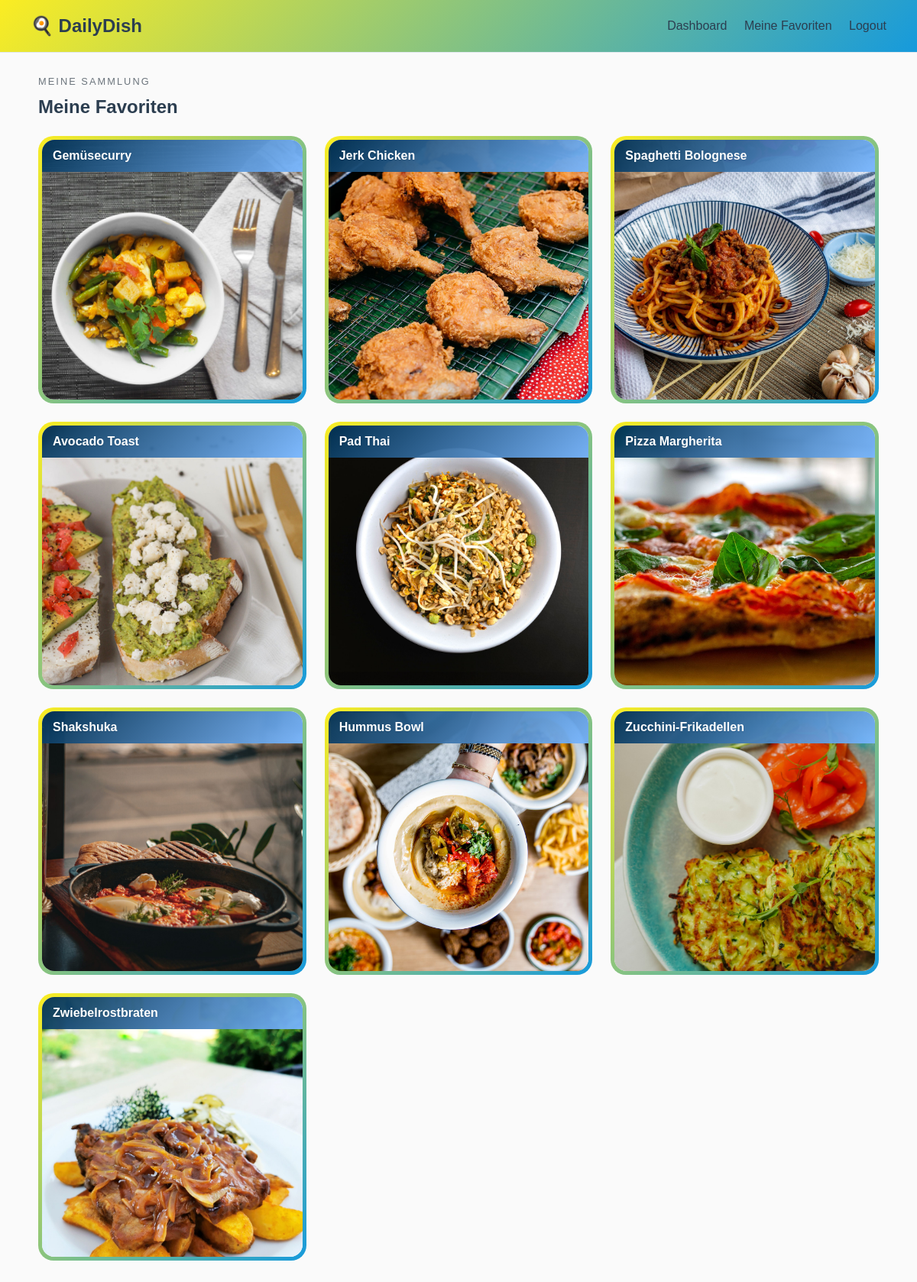
The app's page /favourites (signed in) with its own data.
### models/recipe.py (models this page shows)
class Recipe(Base):
    __tablename__ = "recipes"
    id = Column(Integer, primary_key=True, index=True)
    title = Column(String, nullable=False)
    description = Column(String)
    ingredients = Column(String, nullable=False)
    instructions = Column(String)
    tags = relationship("Tag", secondary="recipe_tags", back_populates="recipes")

### main.py (the view)
@app.get("/favourites")
def favourites_page(request: Request, db: Session = Depends(get_db)):
    user_id = request.cookies.get("user_id")
    if not user_id:
        return RedirectResponse(url="/login", status_code=303)
    try:
        user_id_value = int(user_id)
    except ValueError:
        return RedirectResponse(url="/login", status_code=303)
    user = (
        db.query(User)
        .options(
            selectinload(User.favourite_recipes).selectinload(Recipe.tags)
        )
        .filter(User.id == user_id_value)
        .first()
    )
    if not user:
        return RedirectResponse(url="/login", status_code=303)
    request.state.user = user
    return templates.TemplateResponse(
        request,
        "favourites.html",
        {"request": request, "favourites": user.favourite_recipes},
    )

### templates/favourites.html (shortened to what this page needs)
{% extends "base.html" %}
{% block content %}
<section id="favourites-page" {% if user %}data-user-id="{{ user.id }}"{% endif %}>
    <div class="eyebrow">Meine Sammlung</div>
    <h2 style="margin: 4px 0 24px;">Meine Favoriten</h2>
    {% if favourites %}
    <div class="favourites-grid">
        {% for recipe in favourites %}
        <div class="fav-card-outer"
             id="fav-card-{{ recipe.id }}"
             data-recipe-id="{{ recipe.id }}"
             data-title="{{ recipe.title | e }}"
             data-description="{{ recipe.description | e }}"
             data-ingredients="{{ recipe.ingredients | e }}"
             data-instructions="{{ recipe.instructions | e }}"
             data-tags="{{ recipe.tags | map(attribute='name') | join(',') | e }}">
            <div class="fav-card-inner">
                <div class="flip-card-scene">
                    <div class="flip-card-flipper">
                        <div class="flip-card-front">
                            <div class="fav-card-image">
                                <img src="/static/images/recipes/{{ recipe.id }}.jpg"
                                     onload="this.classList.add('image-loaded')"
                                     onerror="this.classList.add('image-failed')"
                                     alt="{{ recipe.title | e }}">
                                <h3 class="fav-card-title-overlay">{{ recipe.title }}</h3>
                            </div>
                        </div>
                        <div class="flip-card-back">
                            <p>{{ recipe.description }}</p>
                            {% if recipe.tags %}
                            <div>
                                <div class="tag-pill-list">
                                    {% for tag in recipe.tags %}
                                    <span class="tag-pill">{{ tag.name }}</span>
                                    {% endfor %}
                                </div>
                            </div>
                            {% endif %}
                            <div class="flip-card-back-actions">
                                <button class="remove-favourite-button" type="button"
                                        data-recipe-id="{{ recipe.id }}"
                                        onclick="removeFavourite(this)">
                                </button>
                                <button class="fav-card-show-btn" type="button"
                                        onclick="openRecipeModal(this.closest('.fav-card-outer'))">
                                </button>
                            </div>
                        </div>
                    </div>
                </div>
            </div>
        </div>
        {% endfor %}
    </div>
    {% endif %}
</section>
{% endblock %}

### templates/base.html (shortened to what this page needs)
<!DOCTYPE html>
<html lang="de">
<head>
    <link rel="stylesheet" href="/static/css/style.css?v={{ cache_version }}">
</head>
<body>
<header>
    <h1><a class="brand-link" href="/dashboard">🍳 DailyDish</a></h1>
    <nav>
        <a href="/dashboard">Dashboard</a>
        {% if is_logged_in %}
            <a href="/favourites">Meine Favoriten</a>
            <a href="/logout">Logout</a>
        {% else %}
            <a href="/login">Login</a>
            <a href="/signup">Sign Up</a>
        {% endif %}
    </nav>
</header>
<main>
    {% block content %}
    {% endblock %}
</main>
</body>
</html>

### static/css/style.css (style rules this page uses)
body { margin: 0; font-family: Arial, sans-serif; background: #fafafa; color: #2c3e50; }
button { font: inherit; }
header { background: linear-gradient(135deg, #fbed22 0%, #169adc 100%); border-bottom: 1px solid #e1e8ee; padding: 20px 40px; display: flex; align-items: center; justify-content: space-between; position: sticky; top: 0; z-index: 10; }
header h1 { margin: 0; font-size: 1.5rem; }
header h1 .brand-link { color: inherit; text-decoration: none; }
nav a { margin-left: 18px; color: #2c3e50; text-decoration: none; font-weight: 500; }
main { max-width: 1100px; margin: 30px auto; padding: 0 24px 40px; }
.eyebrow { text-transform: uppercase; letter-spacing: 0.16em; color: #6c757d; font-size: 0.8rem; margin-bottom: 12px; }
.favourites-grid { display: grid; grid-template-columns: repeat(auto-fill, minmax(300px, 1fr)); gap: 24px; margin-top: 24px; }
.fav-card-outer { background: linear-gradient(135deg, #fbed22 0%, #169adc 100%); border-radius: 20px; padding: 5px; cursor: pointer; transition: transform 0.2s ease; }
.fav-card-inner { background: #ffffff; border-radius: 16px; height: 340px; overflow: hidden; }
.flip-card-scene { perspective: 1200px; width: 100%; height: 100%; }
.flip-card-flipper { position: relative; width: 100%; height: 100%; transform-style: preserve-3d; transition: transform 0.55s ease; }
.flip-card-front, .flip-card-back { position: absolute; inset: 0; backface-visibility: hidden; -webkit-backface-visibility: hidden; overflow: hidden; display: flex; flex-direction: column; }
.flip-card-front { padding: 0; gap: 0; }
.fav-card-image { position: relative; width: 100%; height: 100%; overflow: hidden; background: #e2e8f0; display: flex; align-items: center; justify-content: center; color: #94a3b8; font-size: 2.5rem; }
.fav-card-image img { position: absolute; inset: 0; width: 100%; height: 100%; object-fit: cover; display: block; }
.fav-card-title-overlay { position: absolute; top: 0; left: 0; right: 0; padding: 12px 14px; margin: 0; font-size: 1rem; font-weight: 600; background: linear-gradient(135deg, rgba(0, 48, 82, 0.95) 0%, rgba(121, 183, 255, 0.95) 100%); color: #ffffff; white-space: nowrap; overflow: hidden; text-overflow: ellipsis; text-shadow: 0 1px 2px rgba(0, 0, 0, 0.1); }
.flip-card-back { padding: 20px 20px; gap: 8px; transform: rotateY(180deg); background: #f8faff; justify-content: flex-start; overflow-y: auto; }
.flip-card-back p { margin: 0; color: #4a5568; font-size: 0.84rem; line-height: 1.5; overflow: hidden; display: -webkit-box; -webkit-line-clamp: 3; line-clamp: 3; -webkit-box-orient: vertical; }
.flip-card-back-actions { display: flex; gap: 7px; flex-wrap: wrap; margin-top: auto; padding-top: 4px; }
.fav-card-show-btn { display: inline-flex; align-items: center; background: #eff6ff; color: #2563eb; border: 1px solid #2563eb; border-radius: 999px; padding: 5px 13px; font-size: 0.82rem; font-weight: 600; cursor: pointer; font-family: inherit; transition: background 0.18s; }
.remove-favourite-button { align-self: flex-start; display: inline-flex; align-items: center; gap: 6px; background: none; color: #ef4444; border: 1px solid #ef4444; border-radius: 999px; padding: 6px 14px; font-size: 0.85rem; cursor: pointer; transition: color 0.18s, border-color 0.18s; }
.tag-pill-list { display: flex; flex-wrap: wrap; gap: 10px; margin-top: 8px; }
.tag-pill { display: inline-flex; align-items: center; padding: 8px 12px; background: #eef7ff; color: #2e2e2e; border: 1px solid #c9ddff; border-radius: 999px; font-size: 0.95rem; font-weight: 400; cursor: pointer; position: relative; padding-right: 22px; transition: background-color 0.18s ease, color 0.18s ease, border-color 0.18s ease; }
.tag-pill::after { content: "╋"; position: absolute; right: 8px; top: 50%; transform: translateY(-50%); font-size: 0.6em; font-weight: 700; opacity: 0; transition: opacity 0.12s ease; }
.flip-card-back .tag-pill, .example-recipe-content .tag-pill { padding: 5px 18px 5px 9px; font-size: 0.8rem; line-height: 1.2; }

### records on screen
Recipe: shows a picture, title "Gemüsecurry"
Recipe: shows a picture, title "Jerk Chicken"
Recipe: shows a picture, title "Spaghetti Bolognese"
Recipe: shows a picture, title "Avocado Toast"
Recipe: shows a picture, title "Pad Thai"
Recipe: shows a picture, title "Pizza Margherita"
Recipe: shows a picture, title "Shakshuka"
Recipe: shows a picture, title "Hummus Bowl"
Recipe: shows a picture, title "Zucchini-Frikadellen"
Recipe: shows a picture, title "Zwiebelrostbraten"
